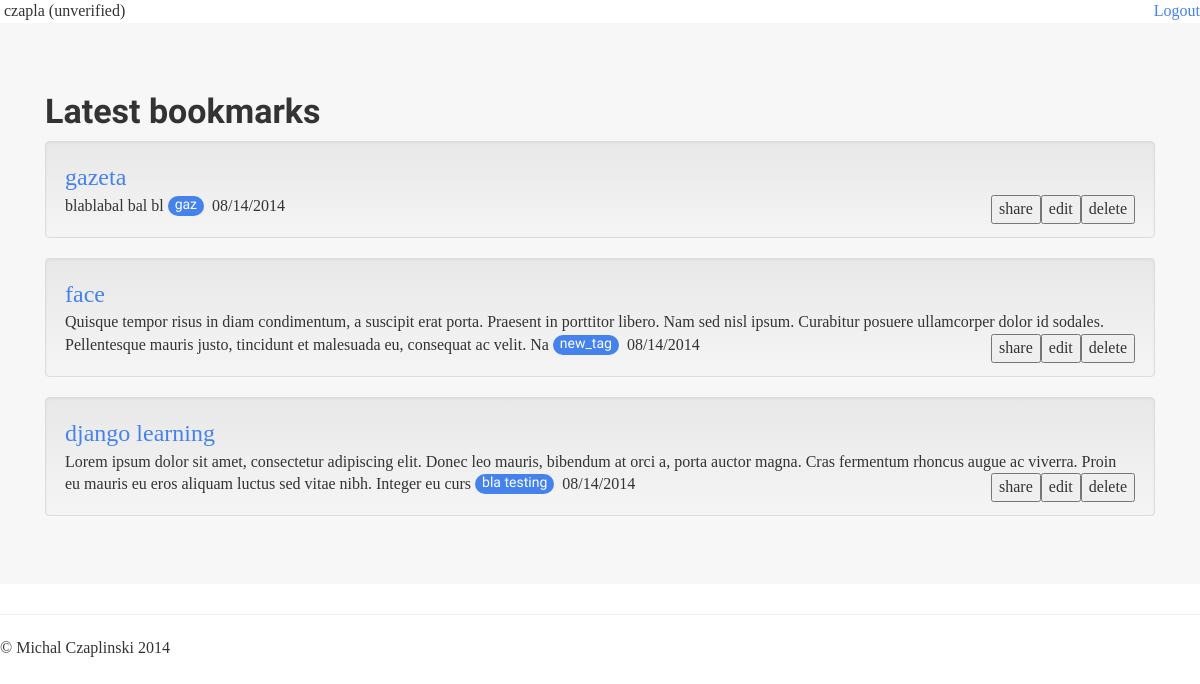
/bookmarks/ (signed in), run on an earlier commit of the app's database.
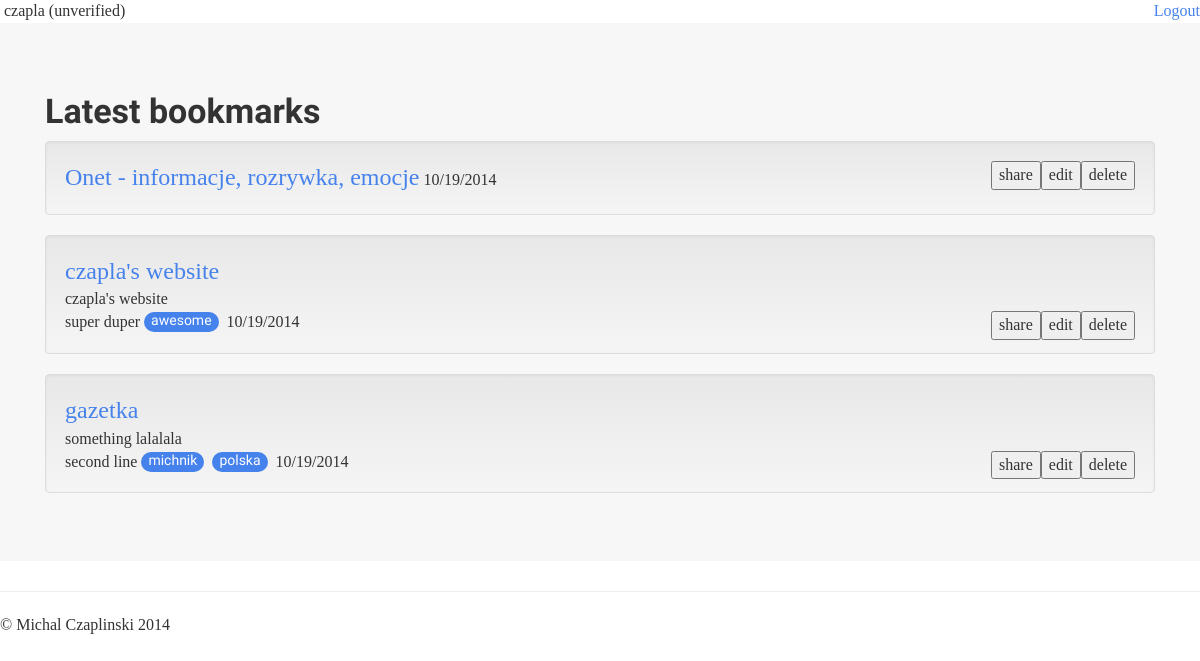
And on a later commit of the database.
### main/models.py (models this page shows, shortened)
class Bookmark(models.Model):
    url = models.URLField()
    title = models.CharField('title', max_length=255)
    description = models.TextField('description', blank=True)
    date_created = models.DateTimeField('date created')
    date_updated = models.DateTimeField('date updated')
    owner = models.ForeignKey(User, related_name='bookmarks')
    tags = models.ManyToManyField(Tag, blank=True)
    domain = models.CharField('domain', max_length=80, blank=True)
    class Meta:
        verbose_name = 'bookmark'
        verbose_name_plural = 'bookmarks'
        ordering = ['-date_created']

class Tag(models.Model):
    name = models.CharField(max_length=50, unique=True)
    class Meta:
        verbose_name = 'tag'
        verbose_name_plural = 'tags'
        ordering = ['name']
    def __unicode__(self):
        return self.name

### main/views.py (the view)
# urls.py: url(r'^bookmarks/$', views.bookmark_list, name='bookmarks'),
def bookmark_list(request):
    user = request.user
    try:
        bookmarks = Bookmark.objects.filter(owner=user)
    except Exception:
        return redirect('/')
    context = {'bookmarks': bookmarks}
    return render(request, 'main/bookmark_list.html', context)

### main/templates/main/bookmark_list.html (shortened to what this page needs)
{% extends "base.html" %}
{% load staticfiles %}
{% block heading %}
<h2>Latest bookmarks</h2>
{% endblock %}
{% block content %}
<ul class="list-unstyled">
{% for bookmark in bookmarks %}
    <li class="well">{% include "main/bookmark.html" %}</li>
{% empty %}
    <li>No bookmarks. :( </li>
{% endfor %}
</ul>
{% endblock %}

### templates/base.html (shortened to what this page needs)
{% load staticfiles %}
<!DOCTYPE html>
 <html class="no-js">
    <head>
        <link rel="stylesheet" href="{% static "main/css/bootstrap.min.css" %}">
        <link rel="stylesheet" href="{% static "main/css/bootstrap-theme.min.css" %}">
        <link rel="stylesheet" href="{% static "main/css/main.css" %}">
    </head>
    <body class="{% if request.user.is_authenticated %}logged-in{% else %}logged-out{% endif %}">
    {% if request.user.is_authenticated %}
        <a href="/accounts/logout/" class="pull-right">Logout</a>
        {% if request.user.first_name or request.user.last_name %}
            {{ request.user.first_name }} {{ request.user.last_name }}
        {% else %}
            {{ request.user.username }}
        {% endif %}
        {% if request.user.user_profile.account_verified %} (verified) {% else %} (unverified) {% endif %}
    {% else %}
        <a href="/accounts/login/" class="pull-right">Login</a>
    {% endif %}
    <div class="jumbotron">
      <div class="container">
        <div>{% block heading %}{% endblock %}</div>
        <div>{% block content %}{% endblock %}</div>
      </div>
    </div>
</body>
      <hr>
      <footer>
        <p>&copy; Michal Czaplinski 2014</p>
      </footer>
    </body>
</html>

### main/templates/main/bookmark.html
<a class="lead" id="{{bookmark.id}}" href="{{ bookmark.url }}">{{ bookmark.title }}</a>
{% if bookmark.description %}
    <br>{{ bookmark.description|linebreaksbr }}
{% endif %}
{% if bookmark.tags.count %}
    {% for tag in bookmark.tags.all %}
        <span class="badge">{{ tag|lower }}</span>&nbsp;
    {% endfor %}
{% endif %}
<span>{{ bookmark.date_created|date:"SHORT_DATE_FORMAT" }}</span>
<button class="pull-right delete" id="{{bookmark.id}}">delete</button>
<button class="pull-right edit" id="{{bookmark.id}}">edit</button>
<button class="pull-right share" id="{{bookmark.id}}">share</button>

What changed in the data, as far as the page shows it:
no longer on this page (row edited): Bookmark: title "gazeta", description "blablabal bal bl", date_created "08/14/2014"
no longer on this page (row edited): Tag: name "gaz", shown under "gazeta"
removed Bookmark: title "face", description "Quisque tempor risus in diam condimentum, a suscipit erat porta. Praesent in porttitor libero. Nam sed nisl ipsum. Curabitur posuere ullamcorper dolor id sodales. Pellentesque mauris justo, tincidunt et malesuada eu, consequat ac velit. Na", date_created "08/14/2014"
removed Tag: name "new_tag", shown under Bookmark "face"
removed Bookmark: title "django learning", description "Lorem ipsum dolor sit amet, consectetur adipiscing elit. Donec leo mauris, bibendum at orci a, porta auctor magna. Cras fermentum rhoncus augue ac viverra. Proin eu mauris eu eros aliquam luctus sed vitae nibh. Integer eu curs", date_created "08/14/2014", Tag (name "bla testing")
added Bookmark: title "Onet - informacje, rozrywka, emocje", date_created "10/19/2014"
added Bookmark: title "czapla's website", description "czapla's website super duper", date_created "10/19/2014"
changed Bookmark: gains Tag (name "awesome")
added Bookmark: title "gazetka", description "something lalalala second line", date_created "10/19/2014", Tag (name "polska")
changed Bookmark: gains Tag (name "michnik")
